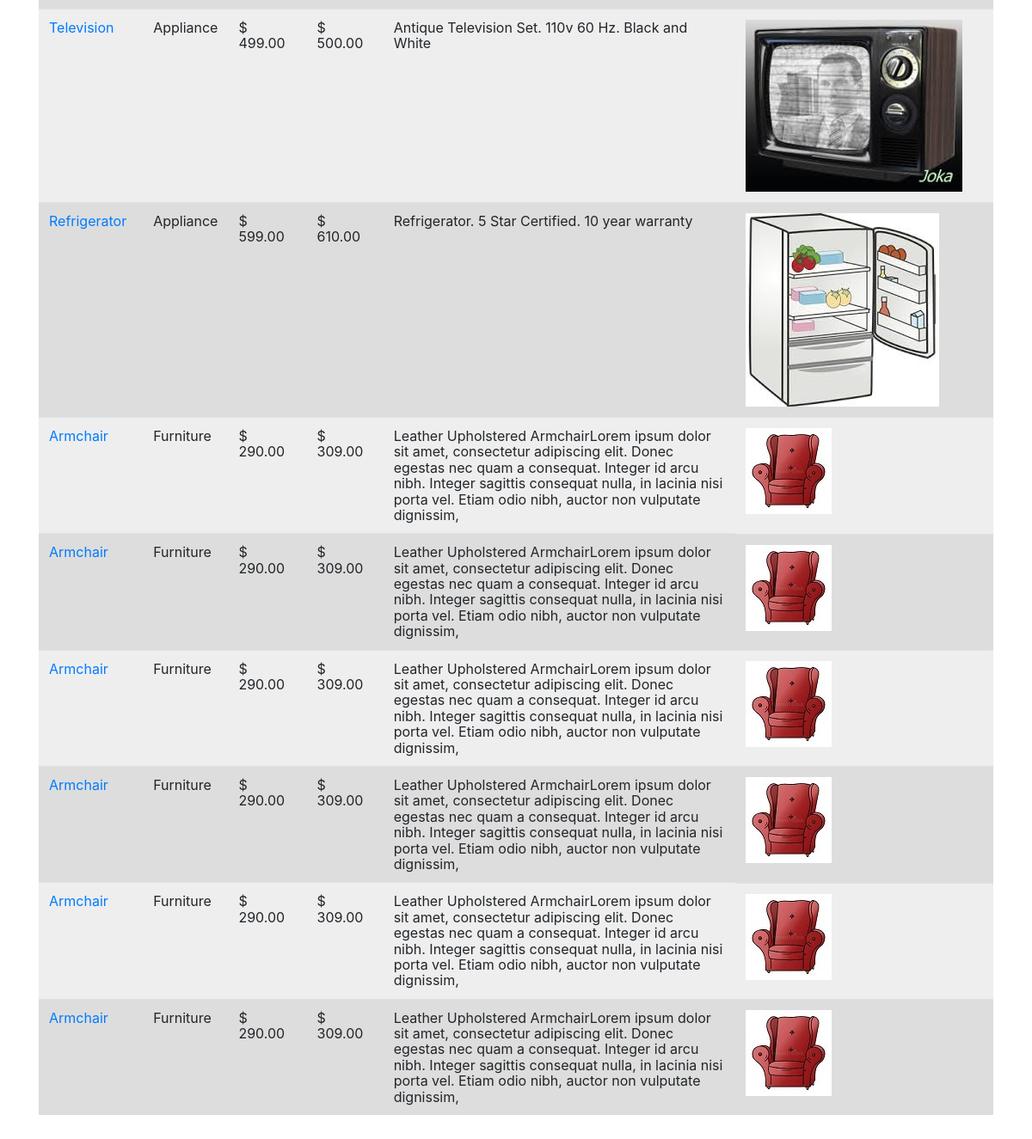
The app's page /bid/ (signed in, lower part), older data.
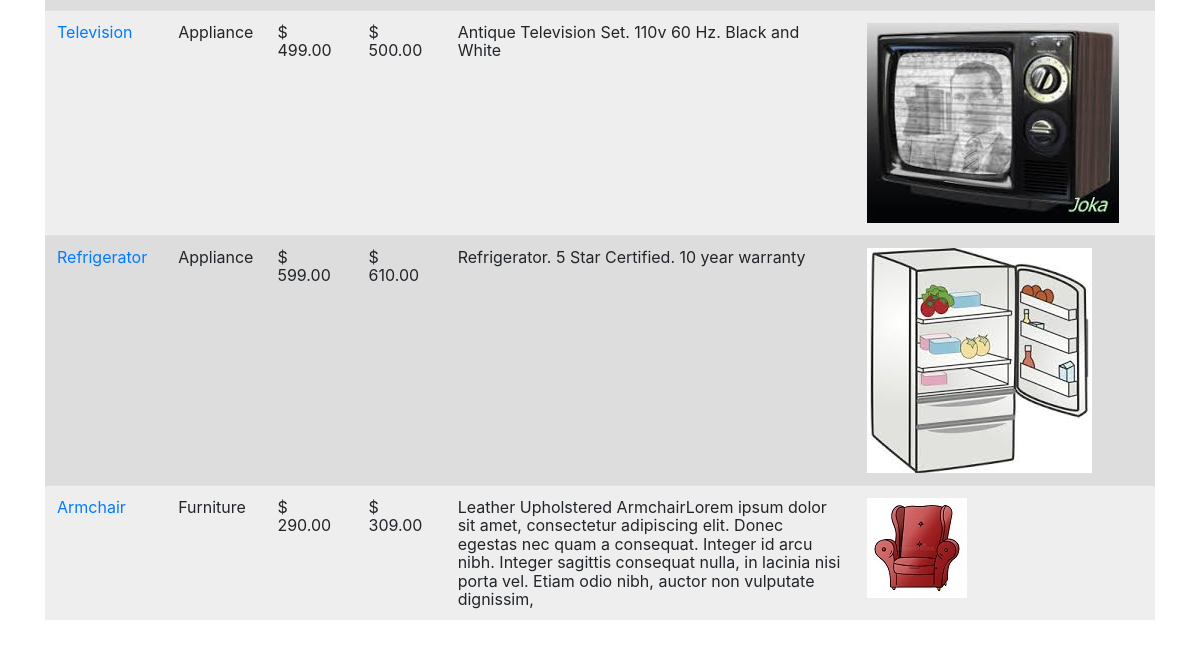
The same page, newer data.
### auctions/models.py (models this page shows, shortened)
class Bid(models.Model):
    user_id = models.ForeignKey(User, on_delete=models.CASCADE, related_query_name="buyer")
    title_id = models.ForeignKey(Listing, on_delete=models.CASCADE, related_name="item")
    bid_date = models.DateField(auto_now_add=True)
    bid_amount = models.DecimalField(max_digits=7, decimal_places=2)
    active = models.BooleanField(default=True)

class Listing(models.Model):
    title = models.CharField(max_length=32)
    description = models.CharField(max_length=256)
    starting_bid = models.DecimalField(max_digits=7, decimal_places=2)
    category = models.CharField(max_length=32)
    date_listed = models.DateField(auto_now_add=True)
    active = models.BooleanField(default=True)
    user_id = models.ForeignKey(User, on_delete=models.CASCADE, related_name="sellers")
    image = models.URLField(max_length=256, blank=True)
    bid_count = models.IntegerField(default=0)
    max_bid = models.DecimalField(max_digits=7, decimal_places=2, default=0.00)

### auctions/views.py (the view)
# urls.py: path("bid/", views.BidListView.as_view(), name="bid"),
class BidListView(LoginRequiredMixin, ListView):
    Model = Bid
    template_name = 'auctions/bid_list.html'
    contect_object_name = 'listing_list'
    login_url = 'login'
    def get_queryset(self):
        return Bid.objects.filter(user_id__username=self.request.user).distinct().select_related('title_id')
    def get_context_data(self, **kwargs):
        context = super(BidListView, self).get_context_data(**kwargs)
        context['PageTitle'] = 'Items You have Bid On'
        return context

### auctions/templates/auctions/bid_list.html (shortened to what this page needs)
{% extends "auctions/layout.html" %}
{% block body %}
    <div class="container">
    {% if bid_list %}
        <table class="table">
            {% for bid in bid_list %}
                <tr>
                    <td>
                        <a href="{% url 'detail' bid.title_id_id %}">{{ bid.title_id.title }}</a>
                    </td>
                    <td>{{ bid.title_id.category }}</td>
                    <td>$ {{ bid.title_id.starting_bid }}</td>
                    <td>$ {{ bid.title_id.max_bid }}</td>
                     <td class="text-left">{{ bid.title_id.description }}</td>
                    <td class="images"><img src="{{ bid.title_id.image }}" alt="image"></td>
                </tr>
            {% endfor %}
        </table>
    {% else %}
        <p>No active listings found</p>
    {% endif %}
    </div>
{% endblock %}

Row changes from the older to the newer data that the page shows:
removed Bid: title_id "Armchair", title_id.category "Furniture", title_id.starting_bid "290.00", title_id.max_bid "309.00", title_id.description "Leather Upholstered ArmchairLorem ipsum dolor sit amet, consectetur adipiscing elit. Donec egestas nec quam a consequat. Integer id arcu nibh. Integer sagittis consequat nulla, in lacinia nisi porta vel. Etiam odio nibh, auctor non vulputate dignissim,", title_id.image (picture)
removed Bid: title_id "Armchair", title_id.category "Furniture", title_id.starting_bid "290.00", title_id.max_bid "309.00", title_id.description "Leather Upholstered ArmchairLorem ipsum dolor sit amet, consectetur adipiscing elit. Donec egestas nec quam a consequat. Integer id arcu nibh. Integer sagittis consequat nulla, in lacinia nisi porta vel. Etiam odio nibh, auctor non vulputate dignissim,", title_id.image (picture)
removed Bid: title_id "Armchair", title_id.category "Furniture", title_id.starting_bid "290.00", title_id.max_bid "309.00", title_id.description "Leather Upholstered ArmchairLorem ipsum dolor sit amet, consectetur adipiscing elit. Donec egestas nec quam a consequat. Integer id arcu nibh. Integer sagittis consequat nulla, in lacinia nisi porta vel. Etiam odio nibh, auctor non vulputate dignissim,", title_id.image (picture)
removed Bid: title_id "Armchair", title_id.category "Furniture", title_id.starting_bid "290.00", title_id.max_bid "309.00", title_id.description "Leather Upholstered ArmchairLorem ipsum dolor sit amet, consectetur adipiscing elit. Donec egestas nec quam a consequat. Integer id arcu nibh. Integer sagittis consequat nulla, in lacinia nisi porta vel. Etiam odio nibh, auctor non vulputate dignissim,", title_id.image (picture)
removed Bid: title_id "Armchair", title_id.category "Furniture", title_id.starting_bid "290.00", title_id.max_bid "309.00", title_id.description "Leather Upholstered ArmchairLorem ipsum dolor sit amet, consectetur adipiscing elit. Donec egestas nec quam a consequat. Integer id arcu nibh. Integer sagittis consequat nulla, in lacinia nisi porta vel. Etiam odio nibh, auctor non vulputate dignissim,", title_id.image (picture)
